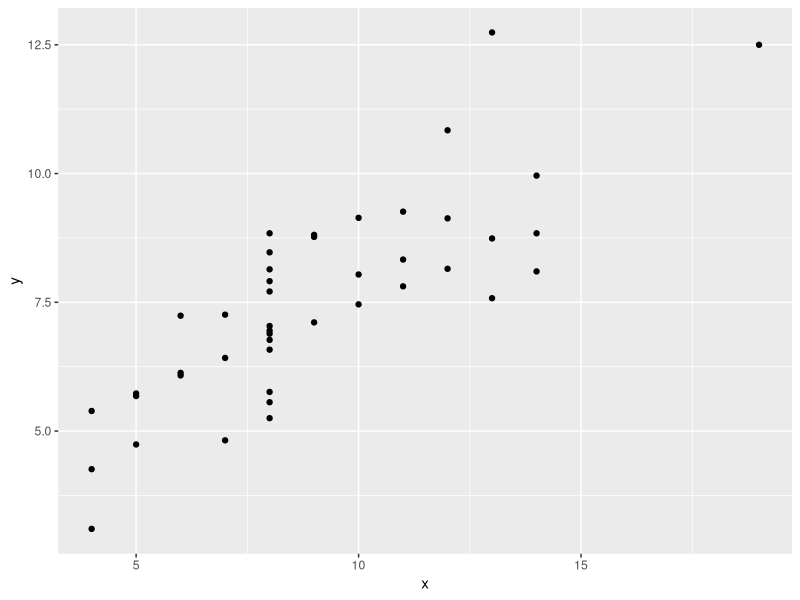
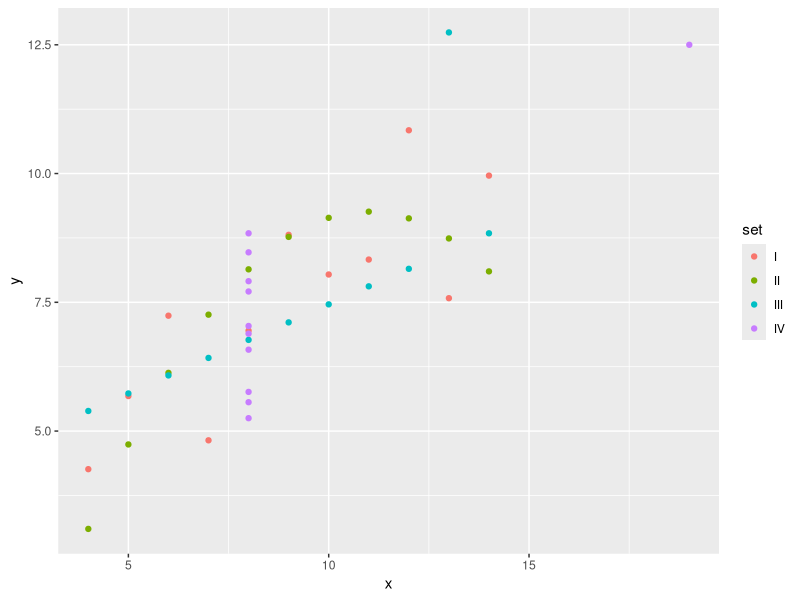
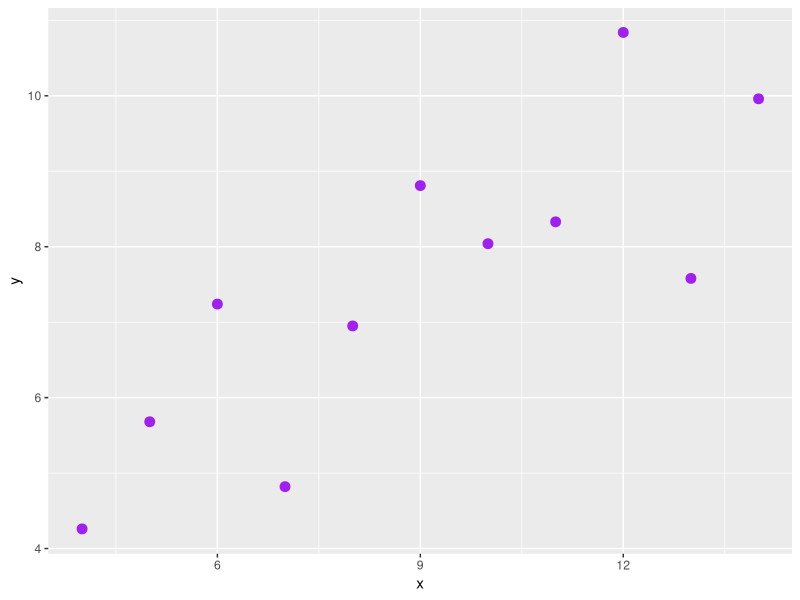
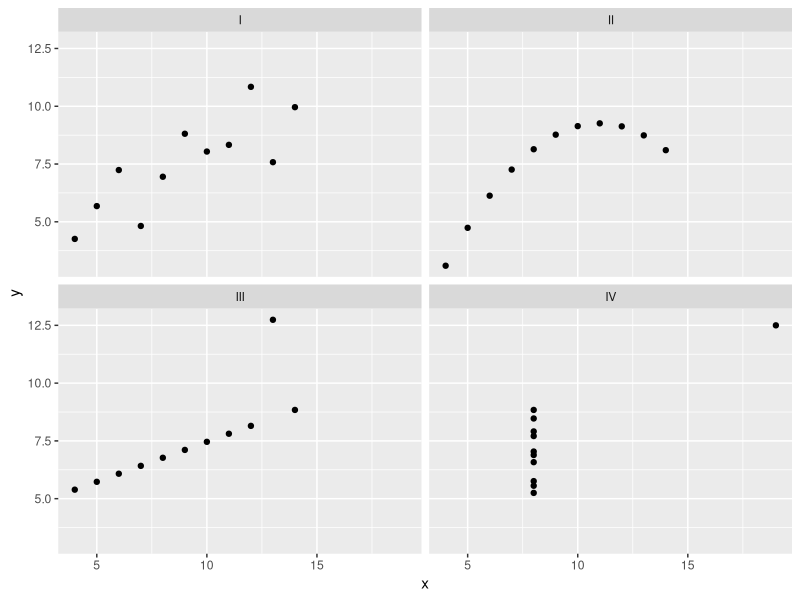
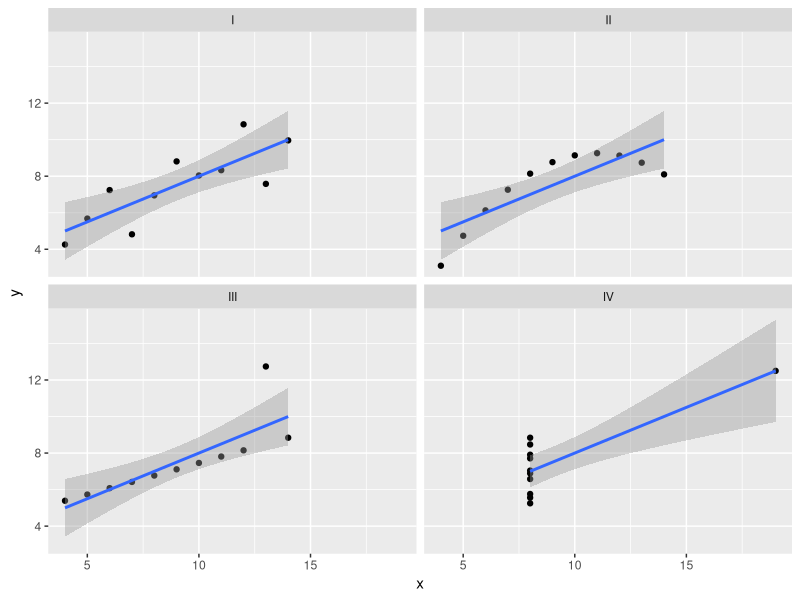
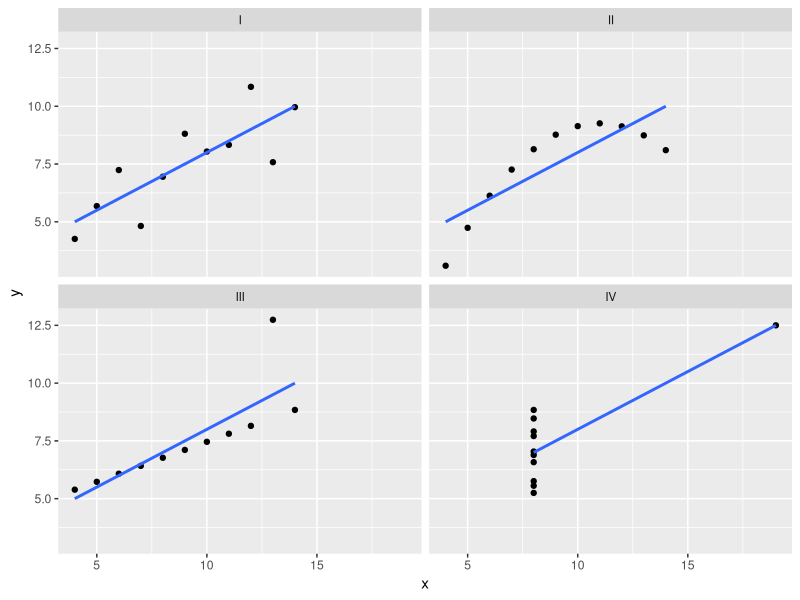

Recreate these plots in R, in order.
## ---- chunk 1

library(tidyverse)

## ---- chunk 2

anscombe

## ---- chunk 3
# old-school `gather()` and `spread()`
anscombe_tidy <- anscombe %>%
  mutate(observation = seq_len(n())) %>%
  gather(key, value, -observation) %>%
  separate(key, c("variable", "set"), 1, convert = TRUE) %>%
  mutate(set = c("I", "II", "III", "IV")[set]) %>%
  spread(variable, value) %>%
  arrange(set)

anscombe_tidy

## ---- chunk 4
# example
anscombe_tidy %>%
  group_by(set) %>%
  summarize(mean.x = mean(x))

## ---- chunk 5
# solution
anscombe_tidy %>% 
  group_by(set) %>% 
  summarize(mean(x), 
            sd(x), 
            mean(y), 
            sd(y), 
            cor(x, y))


## ---- chunk 6
# example
ggplot(anscombe_tidy) + 
  geom_point(aes(x = x, y = y)) 


## ---- chunk 7
# example
ggplot(anscombe_tidy) + 
  geom_point(aes(x = x, y = y, colour = set)) 



## ---- chunk 8
# solution
anscombe_tidy %>%
  filter(set == "I") %>%
ggplot() + 
  geom_point(aes(x, y), size = 3, colour = "purple")

## ---- chunk 9

ggplot(anscombe_tidy) + 
  geom_point(aes(x, y)) + 
  facet_wrap(~set)

## ---- chunk 10

ggplot(anscombe_tidy) + 
  geom_point(aes(x, y)) + 
  geom_smooth(aes(x, y), method = lm) +
  facet_wrap(~set)

## ---- chunk 11

ggplot(anscombe_tidy, aes(x, y)) + 
  geom_point() + 
  geom_smooth(method = lm, se = FALSE) + 
  facet_wrap(~set)

